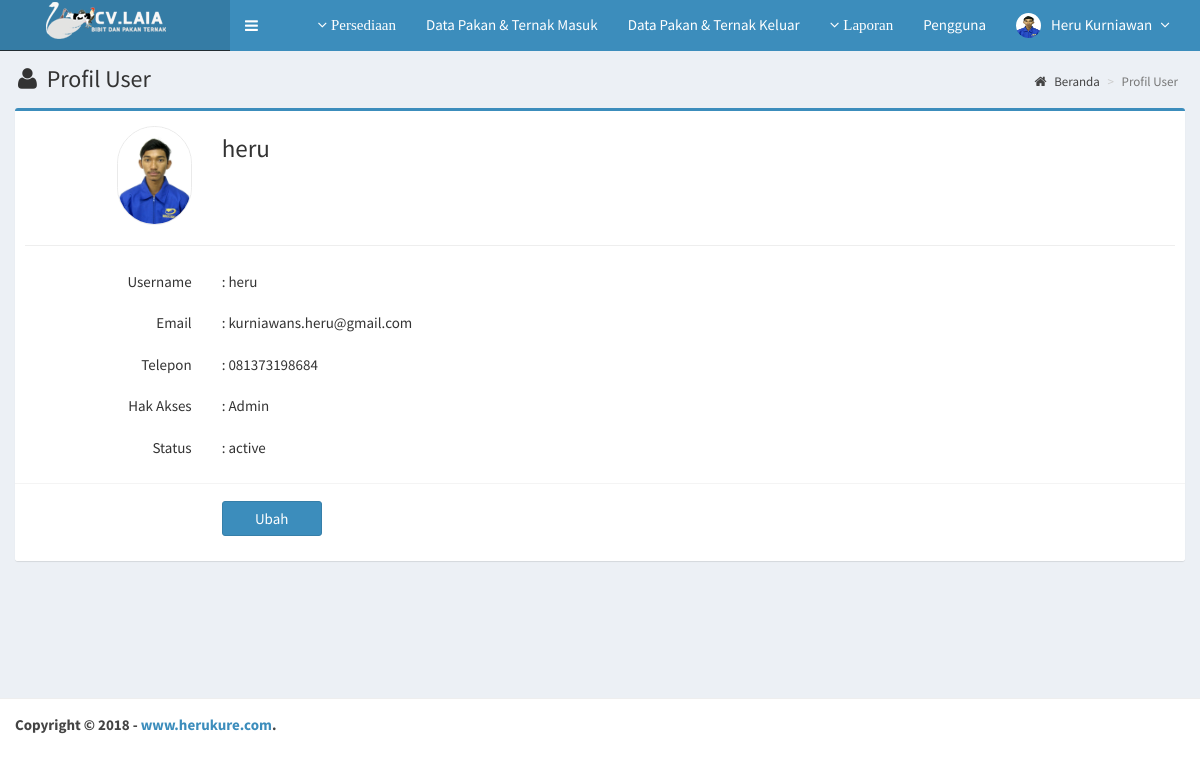
The page /main.php?module=profil (signed in) on the database its author committed.
### tables this page shows
CREATE TABLE `anggota` (
  `user_id` int(3) NOT NULL,
  `username` varchar(16) NOT NULL,
  `password` varchar(16) NOT NULL,
  `fullname` varchar(50) NOT NULL,
  `email` varchar(50) DEFAULT NULL,
  `phone` varchar(13) DEFAULT NULL,
  `photo` varchar(100) DEFAULT NULL,
  `acces` enum('Admin','Owner','Head Officer') NOT NULL,
  `status` enum('active','blocked') NOT NULL,
  `created_date` timestamp NOT NULL DEFAULT CURRENT_TIMESTAMP,
  `updated_date` timestamp NULL DEFAULT NULL ON UPDATE CURRENT_TIMESTAMP
);

### modules/profil/view.php (the view, shortened to what this page needs)
<?php
if (isset($_SESSION['user_id'])) {
  $query = mysqli_query($mysqli, "SELECT * FROM anggota WHERE user_id='$_SESSION[user_id]'")
                                  or die('Ada kesalahan pada query tampil data user : '.mysqli_error($mysqli));
  $data  = mysqli_fetch_assoc($query);
}
?>
<section class="content-header">
  <h1>
    <i class="fa fa-user icon-title"></i> Profil User
  </h1>
  <ol class="breadcrumb">
    <li><a href="?module=home"><i class="fa fa-home"></i> Beranda</a></li>
    <li class="active">Profil User</li>
  </ol>
</section>
<section class="content">
  <div class="row">
    <div class="col-md-12">
      <div class="box box-primary">
        <form role="form" class="form-horizontal" method="POST" action="?module=form_profil" enctype="multipart/form-data">
          <div class="box-body">
            <div class="form-group">
              <label class="col-sm-2 control-label">
              <?php
              if ($data['photo']=="") { ?>
                <img style="border:1px solid #eaeaea;border-radius:50px;" src="images/user/user.png" width="75">
              <?php
              }
              else { ?>
                <img style="border:1px solid #eaeaea;border-radius:50px;" src="images/user/<?php echo $data['photo']; ?>" width="75">
              <?php
              }
              ?>
              </label>
              <label style="font-size:25px;margin-top:10px;" class="col-sm-8"><?php echo $data['username']; ?></label>
            </div>
            <hr>
            <div class="form-group">
              <label class="col-sm-2 control-label">Username</label>
              <label style="text-align:left" class="col-sm-8 control-label">: <?php echo $data['username']; ?></label>
            </div>
            <div class="form-group">
              <label class="col-sm-2 control-label">Email</label>
              <label style="text-align:left" class="col-sm-8 control-label">: <?php echo $data['email']; ?></label>
            </div>
            <div class="form-group">
              <label class="col-sm-2 control-label">Telepon</label>
              <label style="text-align:left" class="col-sm-8 control-label">: <?php echo $data['phone']; ?></label>
            </div>
            <div class="form-group">
              <label class="col-sm-2 control-label">Hak Akses</label>
              <label style="text-align:left" class="col-sm-8 control-label">: <?php echo $data['acces']; ?></label>
            </div>
            <div class="form-group">
              <label class="col-sm-2 control-label">Status</label>
              <label style="text-align:left" class="col-sm-8 control-label">: <?php echo $data['status']; ?></label>
            </div>
          </div>
          <div class="box-footer">
            <div class="form-group">
              <div class="col-sm-offset-2 col-sm-10">
                <input type="submit" class="btn btn-primary btn-submit" name="ubah" value="Ubah">
              </div>
            </div>
          </div>
        </form>
      </div>
    </div>
  </div>
</section><!-- /.content

### top-menu.php (shortened to what this page needs)
<?php
require_once "config/database.php";
$user_id = $_SESSION['user_id'];
$query = $mysqli->query("SELECT * FROM anggota WHERE user_id = '$user_id'");
$data = $query->fetch_assoc();
?>
<li class="dropdown user user-menu">
  <a href="#" class="dropdown-toggle fa fa-angle-down" data-toggle="dropdown">
    Persediaan
  </a>
</li>
<li class="dropdown user user-menu">
  <a href="?module=barangmasuk">Data Pakan & Ternak Masuk
  </a>
</li>
<li class="dropdown user user-menu">
  <a href="?module=barangkeluar">Data Pakan & Ternak Keluar
  </a>
</li>
<li class="dropdown user user-menu">
  <a href="#" class="dropdown-toggle fa fa-angle-down" data-toggle="dropdown">
    Laporan
  </a>
</li>
<li class="dropdown user user-menu">
  <a href="?module=user">Pengguna
  </a>
</li>
<li class="dropdown user user-menu">
  <a href="#" class="dropdown-toggle" data-toggle="dropdown">
  <?php
  if ($data['photo']=="") { ?>
    <img src="images/user/user.png" class="user-image" alt="User Image"/>
  <?php
  }
  else { ?>
    <img src="images/user/<?php echo $data['photo']; ?>" class="user-image" alt="User Image"/>
  <?php
  }
  ?>
    <span class="hidden-xs"><?php echo $data['fullname']; ?> <i style="margin-left:5px" class="fa fa-angle-down"></i></span>
  </a>
</li>

### assets/css/style.css (style rules this page uses)
.form-horizontal .control-label { margin-bottom: 0; padding-top: 5px; text-align: right; }
label { display: inline-block; font-size: 15px; font-weight: 400; margin-bottom: 5px; max-width: 100%; }
.content-header { padding: 15px 18px 0; position: relative; }
.content-header > .breadcrumb { background: transparent none repeat scroll 0 0; border-radius: 2px; float: right; font-size: 13px; margin-bottom: 0; margin-top: 0; padding: 7px 12px; position: absolute; right: 10px; top: 15px; }
.btn-submit { width: 100px; margin-top: 7px; margin-right: 10px; font-size: 15px; }
.icon-title { margin-right: 5px; }
body { background-color: #fff; color: #333; font-size: 15px; line-height: 1.42857; }

### rows shown on the page
anggota: photo (picture), fullname "Heru Kurniawan", username "heru", email "kurniawans.heru@gmail.com", phone "081373198684", acces "Admin", status "active"
